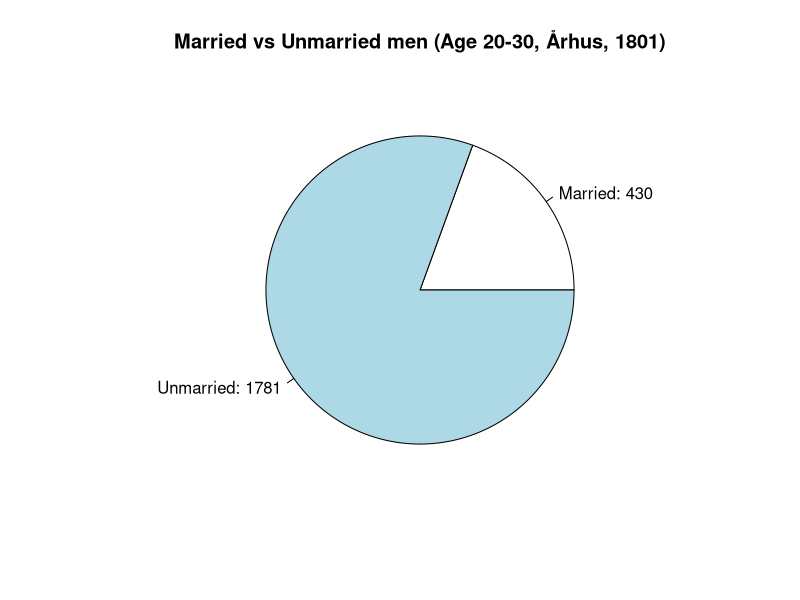

Recreate this plot in R.
# Draw pie chart of married/unmarried ratio
# of men beween 20 and 30 in Århus 1801
# Astrid Agnes Nielsen, 2025

# Load in the cleaned 1801 cencus
cleaned1801 <- read.csv("census-1801-cleaned.csv")

# Create a filter to select men aged 20-30 from Århus amt
young_men_aarhus <- subset(
  cleaned1801,
  koen == "M" &
  amt == "Århus" &
  alder >= 20 & alder <= 30
)

# Categorized into labels for the pie
young_men_aarhus$marital_status <- ifelse(young_men_aarhus$civilstand == "gift", "Married", "Unmarried")

# Count and plot
counts <- table(young_men_aarhus$marital_status)
pie( counts, labels = paste(names(counts), counts, sep = ": "), main = "Married vs Unmarried men (Age 20-30, Århus, 1801)")

